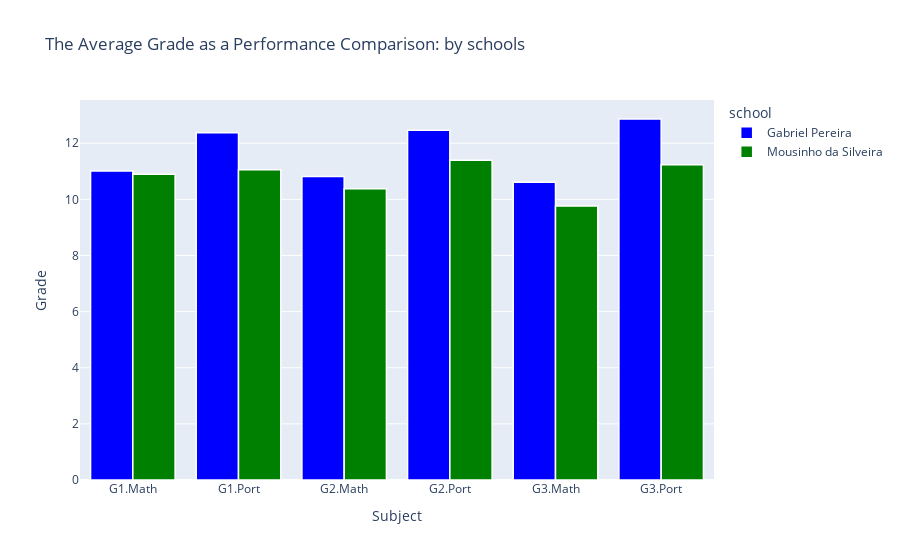

Source (notebook cell):
### Markdown cell above
### 3.3.2 Academic Performance Comparison by School

### Code cell
# Melt the DataFrame to have a tidy format suitable for plotting
df_melted4 = df.melt(id_vars='school', value_vars=['G1.Math', 'G2.Math', 'G3.Math', 'G1.Port', 'G2.Port', 'G3.Port'], var_name='Subject', value_name='Grade')
grouping = df_melted4.groupby(by=["school", "Subject"])["Grade"].mean().reset_index()

# Map original values to descriptive names
status_mapping = {'GP': 'Gabriel Pereira', 'MS': 'Mousinho da Silveira'}
grouping['school'] = grouping['school'].map(status_mapping)

# Create a grouped bar plot with Plotly
fig = px.bar(grouping, x='Subject', y='Grade', color='school', barmode='group',
             title='The Average Grade as a Performance Comparison: by schools', labels={'Grade': 'Average Grade'},
             color_discrete_map={'Gabriel Pereira': 'blue', 'Mousinho da Silveira': 'green'})
fig.update_layout(xaxis_title='Subject', yaxis_title='Grade', showlegend=True)
fig.update_traces(marker_line_color='white', marker_line_width=1.5)
fig.show()

### Figure 1 — Plotly figure (JSON) as saved in the notebook; plotly's stock layout.template omitted (floating-point values rounded to 4 significant figures)
{"data": [{"alignmentgroup": "True", "hovertemplate": "school=Gabriel Pereira<br>Subject=%{x}<br>Average Grade=%{y}<extra></extra>", "legendgroup": "Gabriel Pereira", "marker": {"color": "blue", "line": {"color": "white", "width": 1.5}, "pattern": {"shape": ""}}, "name": "Gabriel Pereira", "offsetgroup": "Gabriel Pereira", "orientation": "v", "showlegend": true, "textposition": "auto", "type": "bar", "x": ["G1.Math", "G1.Port", "G2.Math", "G2.Port", "G3.Math", "G3.Port"], "xaxis": "x", "y": [11.01, 12.38, 10.82, 12.46, 10.61, 12.86], "yaxis": "y"}, {"alignmentgroup": "True", "hovertemplate": "school=Mousinho da Silveira<br>Subject=%{x}<br>Average Grade=%{y}<extra></extra>", "legendgroup": "Mousinho da Silveira", "marker": {"color": "green", "line": {"color": "white", "width": 1.5}, "pattern": {"shape": ""}}, "name": "Mousinho da Silveira", "offsetgroup": "Mousinho da Silveira", "orientation": "v", "showlegend": true, "textposition": "auto", "type": "bar", "x": ["G1.Math", "G1.Port", "G2.Math", "G2.Port", "G3.Math", "G3.Port"], "xaxis": "x", "y": [10.89, 11.05, 10.38, 11.39, 9.763, 11.24], "yaxis": "y"}], "layout": {"barmode": "group", "legend": {"title": {"text": "school"}, "tracegroupgap": 0}, "showlegend": true, "title": {"text": "The Average Grade as a Performance Comparison: by schools"}, "xaxis": {"anchor": "y", "domain": [0, 1], "title": {"text": "Subject"}}, "yaxis": {"anchor": "x", "domain": [0, 1], "title": {"text": "Grade"}}}}
